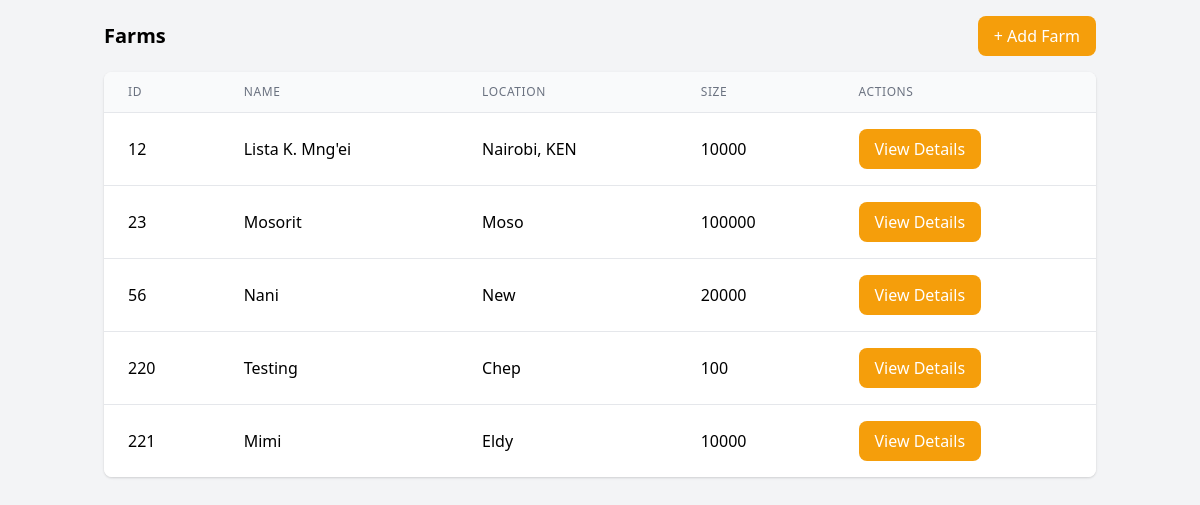
/super/farms.php, run on the app's committed database.
### tables this page shows
CREATE TABLE `farms` (
  `id` int(11) NOT NULL,
  `name` varchar(255) DEFAULT NULL,
  `location` varchar(255) DEFAULT NULL,
  `size` int(11) DEFAULT NULL
);

### super/farms.php (the view, shortened to what this page needs)
<!DOCTYPE html>
<html lang="en">
<head>
    <link rel="stylesheet" href="https://cdn.jsdelivr.net/npm/tailwindcss@2.2.19/dist/tailwind.min.css">
</head>
<body class="bg-gray-100">
    <div class="container mx-auto p-4">
        <div class="flex justify-between items-center mb-4">
            <h2 class="text-xl font-bold">Farms</h2>
            <button onclick="window.location.href='add_farms.php'" class="bg-yellow-500 text-white px-4 py-2 rounded-lg">+ Add Farm</button>
        </div>
        <div class="bg-white shadow rounded-lg overflow-hidden">
            <table class="min-w-full divide-y divide-gray-200">
                <thead class="bg-gray-50">
                    <tr>
                        <th class="px-6 py-3 text-left text-xs font-medium text-gray-500 uppercase tracking-wider">ID</th>
                        <th class="px-6 py-3 text-left text-xs font-medium text-gray-500 uppercase tracking-wider">Name</th>
                        <th class="px-6 py-3 text-left text-xs font-medium text-gray-500 uppercase tracking-wider">Location</th>
                        <th class="px-6 py-3 text-left text-xs font-medium text-gray-500 uppercase tracking-wider">Size</th>
                        <th class="px-6 py-3 text-left text-xs font-medium text-gray-500 uppercase tracking-wider">Actions</th>
                    </tr>
                </thead>
                <tbody class="bg-white divide-y divide-gray-200">
                    <?php
                    include '../includes/config.php';
                    $sql = "SELECT * FROM farms";
                    $result = mysqli_query($conn, $sql);
                    if (mysqli_num_rows($result) > 0) {
                        while ($row = mysqli_fetch_assoc($result)) {
                            echo "<tr>";
                            echo "<td class='px-6 py-4 whitespace-nowrap'>" . $row['id'] . "</td>";
                            echo "<td class='px-6 py-4 whitespace-nowrap'>" . $row['name'] . "</td>";
                            echo "<td class='px-6 py-4 whitespace-nowrap'>" . $row['location'] . "</td>";
                            echo "<td class='px-6 py-4 whitespace-nowrap'>" . $row['size'] . "</td>";
                            echo "<td class='px-6 py-4 whitespace-nowrap'>
                                    <button class='bg-yellow-500 text-white px-4 py-2 rounded-lg' onclick=\"window.location.href='farm_dashboard.php?id=" . $row['id'] . "'\">View Details</button>
                                  </td>";
                            echo "</tr>";
                        }
                    } else {
                        echo "<tr><td colspan='5' class='px-6 py-4 whitespace-nowrap'>No farms found</td></tr>";
                    }
                    ?>
                </tbody>
            </table>
        </div>
    </div>
</body>
</html>

### data on the page
farms: id "12", name "Lista K. Mng'ei", location "Nairobi, KEN", size "10000"
farms: id "23", name "Mosorit", location "Moso", size "100000"
farms: id "56", name "Nani", location "New", size "20000"
farms: id "220", name "Testing", location "Chep", size "100"
farms: id "221", name "Mimi", location "Eldy", size "10000"
